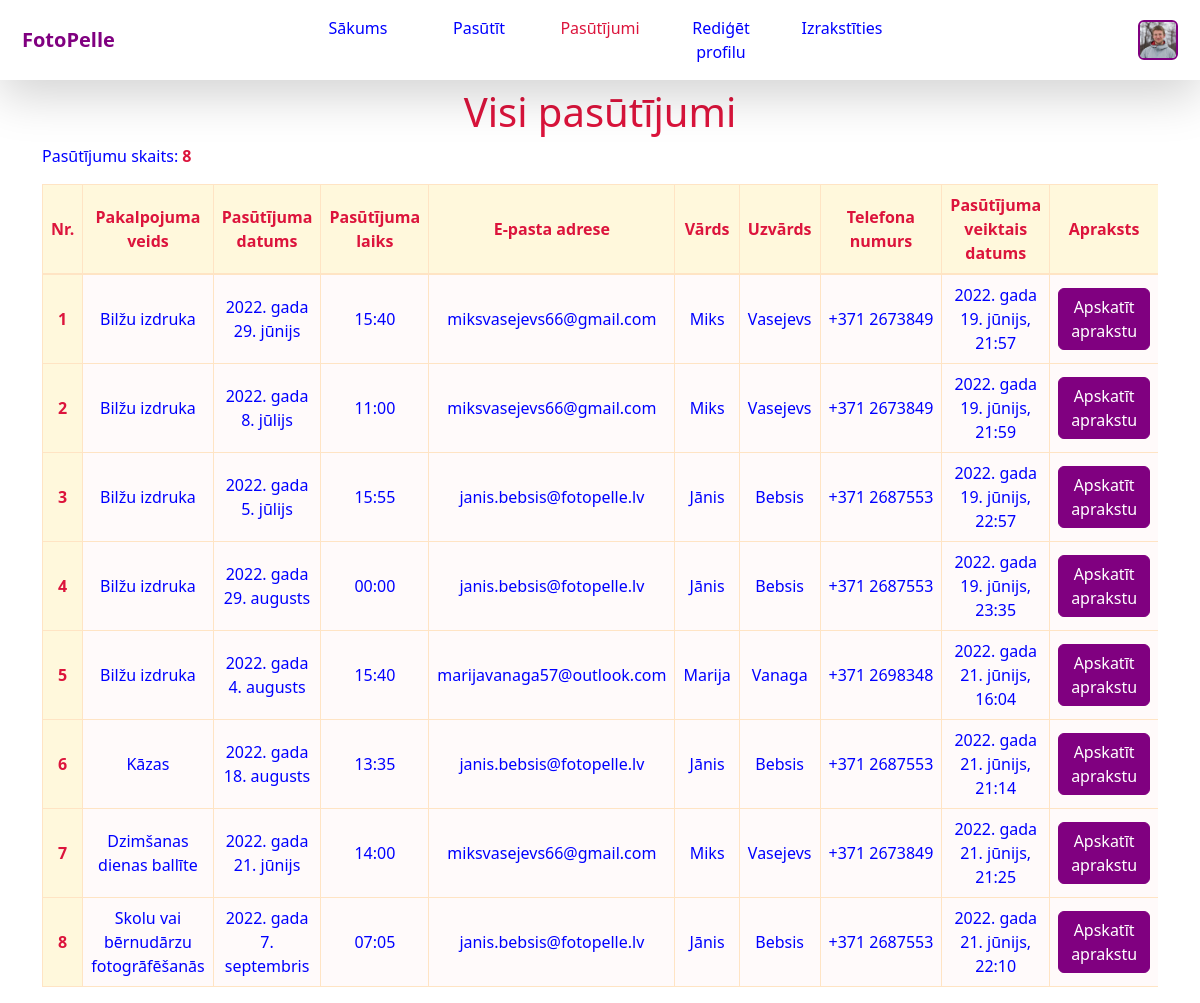
Screenshot of /pasutijumi/ (signed in) with the database file from the repository.
### lietotaji/models.py (models this page shows, shortened)
class Lietotajs(AbstractBaseUser):
    epasts = models.EmailField(max_length=64, primary_key=True, verbose_name="e-pasts")
    USERNAME_FIELD = 'epasts'
    is_active = models.BooleanField(default=True, verbose_name="ir aktīvs")  # Var pieslēgties
    is_admin = models.BooleanField(default=False, verbose_name="ir administrators")
    is_staff = models.BooleanField(default=False, verbose_name="ir personāls")  # Piekļuve administratora vietnei
    is_superuser = models.BooleanField(default=False, verbose_name="ir superlietotājs")  # Ir visas atļaujas (tās specifiski nenorādot)
    vards = models.CharField(max_length=32, verbose_name="vārds")
    uzvards = models.CharField(max_length=32, verbose_name="uzvārds")
    telefona_numurs = models.CharField(max_length=15)
    profila_bilde = models.ImageField(default='profila_bilde/noklusējuma_profila_bilde.png',
                                      upload_to=lietotaja_profila_bildes_cels)
    objects = LietotajaParvaldnieks()
    def ir_fotografs(self):
        try:
            if Fotografs.objects.get(lietotajs=self):
                return True
        except:
            return False
    ir_fotografs.boolean = True
    class Meta:
        verbose_name = "Lietotājs"
        verbose_name_plural = "Lietotāji"

### pakalpojumi/models.py (models this page shows, shortened)
class Pasutijums(models.Model):
    id = models.AutoField(primary_key=True)
    aktivs = models.BooleanField(default=True, verbose_name="aktīvs")
    pasutijuma_veiktais_datums = models.DateTimeField(auto_now_add=True, verbose_name="pasūtījuma veiktais datums")
    pasutijuma_datums = models.DateField(verbose_name="pasūtījuma datums")
    pasutijuma_laiks = models.TimeField(verbose_name="pasūtījuma laiks")
    apraksts = models.TextField(null=True)
    kopeja_cena = models.FloatField(null=True, verbose_name="kopējā cena")
    lietotajs = models.ForeignKey(Lietotajs, to_field="epasts", on_delete=models.CASCADE, verbose_name="lietotājs")
    pakalpojuma_veids = models.ForeignKey(PakalpojumaVeids, to_field="nosaukums", on_delete=models.SET_NULL, null=True)
    fotografs = models.ForeignKey(Fotografs, to_field="lietotajs", on_delete=models.SET_NULL, null=True,
                                  verbose_name="fotogrāfs")
    class Meta:
        verbose_name = "Pasūtījums"
        verbose_name_plural = "Pasūtījumi"

class PakalpojumaVeids(models.Model):
    nosaukums = models.CharField(primary_key=True, max_length=128)
    apraksts = models.TextField()
    cena = models.FloatField()
    def __str__(self):
        return self.nosaukums
    class Meta:
        verbose_name = "Pakalpojuma veids"
        verbose_name_plural = "Pakalpojuma veidi"

### pakalpojumi/views.py (the view)
# urls.py: path('pasutijumi/', views.pasutijumi, name="pasūtījumi"),
def pasutijumi(request):
    if request.user.is_anonymous is False:
        if Fotografs.objects.filter(lietotajs=request.user.epasts).exists() or request.user.is_superuser:
            virsraksts = "Visi pasūtījumi"
            vaicajums = Pasutijums.objects.all()
            ir_fotografs = True
        else:
            virsraksts = "Mani pasūtījumi"
            vaicajums = Pasutijums.objects.filter(lietotajs=request.user)
            ir_fotografs = False
        skaits = vaicajums.count()
        return render(request, 'pasutijumi.html', {"pasutijumi": vaicajums, "virsraksts": virsraksts, "skaits": skaits, "diapazona": range(int(skaits)), "ir_fotografs": ir_fotografs})
    else:
        return redirect("/")

### pakalpojumi/templatetags/iegut_pasutijumu.py (called while the page is built)
@register.filter(name="iegut_pasutijumu")
def iegut_pasutijumu(pasutijuma_saraksts, i):
    try:
        return pasutijuma_saraksts[int(i)]
    except:
        return None

### pakalpojumi/templatetags/izdailot_telefona_numuru.py (called while the page is built)
@register.filter(name="izdailot_telefona_numuru")
def izdailot_telefona_numuru(telefona_numurs):
    try:
        telefona_numurs = telefona_numurs.replace("-","")
        if "+371 " in telefona_numurs:
            telefona_numurs = telefona_numurs[0:5] + telefona_numurs[4:-1].replace(" ","")
        else:
            telefona_numurs = telefona_numurs.replace(" ","")
        return telefona_numurs
    except:
        return None

### templates/pasutijumi.html (shortened to what this page needs)
{% extends 'pamats.html' %}
{% load iegut_pasutijumu %}
{% load izdailot_telefona_numuru %}
{% block body %}
    <div class="container">
        <h1>{{ virsraksts }}</h1>
        <p>Pasūtījumu skaits: <strong>{{ skaits }}</strong></p>
        <div class="table-responsive">
            <table class="table table-bordered">
                <thead class="tabulas_galvene align-middle">
                    <tr>
                        <th scope="col" data-field="nr">Nr.</th>
                        <th scope="col" data-field="pakalpojuma_veids">Pakalpojuma veids</th>
                        <th scope="col" data-field="pasutijuma_datums">Pasūtījuma datums</th>
                        <th scope="col" data-field="pasutijuma_laiks">Pasūtījuma laiks</th>
                        {% if ir_fotografs %}
                        <th scope="col" data-field="lietotaja_epasta_adrese">E-pasta adrese</th>
                        <th scope="col" data-field="lietotaja_vards">Vārds</th>
                        <th scope="col" data-field="lietotaja_uzvards">Uzvārds</th>
                        <th scope="col" data-field="lietotaja_telefona_numurs">Telefona numurs</th>
                        <th scope="col" data-field="pasutijuma_veiktais_datums">Pasūtījuma veiktais datums</th>
                        {% endif %}
                        <th scope="col" data-field="apraksts">Apraksts</th>
                    </tr>
                </thead>
                <tbody class="table-group-divider align-middle">
                    {% for i in diapazona %}
                        {% with pasutijums=pasutijumi|iegut_pasutijumu:i %}
                            <tr>
                                <th scope="row">{{ i|add:"1" }}</th>
                                <td>{{ pasutijums.pakalpojuma_veids }}</td>
                                <td>{{ pasutijums.pasutijuma_datums }}</td>
                                <td>{{ pasutijums.pasutijuma_laiks }}</td>
                                {% if ir_fotografs %}
                                <td>{{ pasutijums.lietotajs.epasts }}</td>
                                <td>{{ pasutijums.lietotajs.vards }}</td>
                                <td>{{ pasutijums.lietotajs.uzvards }}</td>
                                <td style="white-space: nowrap;">{{ pasutijums.lietotajs.telefona_numurs|izdailot_telefona_numuru }}</td>
                                <td>{{ pasutijums.pasutijuma_veiktais_datums }}</td>
                                {% endif %}
                                <td>
                                    <button class="btn" type="button" data-bs-toggle="collapse" data-bs-target="#apraksts_{{ pasutijums.id }}" aria-expanded="false" aria-controls="apraksts_{{ pasutijums.id }}">
                                        Apskatīt aprakstu
                                    </button>
                                </td>
                            </tr>
                        {% endwith %}
                    {% endfor %}
                </tbody>
            </table>
        </div>
    </div>
{% endblock %}

### templates/pamats.html (shortened to what this page needs)
<!DOCTYPE html>
<html lang="lv">
<head>
    <link href="https://cdn.jsdelivr.net/npm/bootstrap@5.2.0-beta1/dist/css/bootstrap.min.css" rel="stylesheet">
    {% load static %}
    <link rel="stylesheet" type="text/css" href="{% static 'css/style.css' %}">
</head>
<body>
<nav class="navbar navbar-expand-lg shadow-lg sticky-top">
    <div class="container-fluid">
        <a class="navbar-brand" href="{% url 'sākumlapa' %}" id="fotopelle">FotoPelle</a>
        <div class="collapse navbar-collapse justify-content-center" id="navigācijas_joslas_pārslēdzējs">
            <ul class="navbar-nav">
                <li class="nav-item"><a class="nav-link {% if request.path == '/' %}active{% endif %}" href="{% url 'sākumlapa' %}">Sākums</a></li>
                {% if user.is_authenticated %}
                <li class="nav-item"><a class="nav-link {% if request.path == '/pasutit/' %}active{% endif %}" href="{% url 'pasūtīt' %}">Pasūtīt</a></li>
                <li class="nav-item"><a class="nav-link {% if request.path == '/pasutijumi/' %}active{% endif %}" href="{% url 'pasūtījumi' %}">Pasūtījumi</a></li>
                <li class="nav-item"><a class="nav-link {% if request.path == '/rediget_profilu/' %}active{% endif %}" href="{% url 'rediģēt profilu' %}">Rediģēt profilu</a></li>
                <li class="nav-item"><a class="nav-link {% if request.path == '/izrakstities/' %}active{% endif %}" href="{% url 'izrakstīties' %}">Izrakstīties</a></li>
                {% endif %}
            </ul>
        </div>
        {% if user.is_authenticated %}
            <img style="margin-right: 10px; object-fit: cover;" class="rounded" id="nav-profila-bilde" width="40" height="40" src="/media/{{ user.profila_bilde }}" alt="">
        {% endif %}
    </div>
</nav>
{% block body %}
{% endblock %}
</body>
</html>

### static/css/style.css (style rules this page uses)
:root { --k1: Crimson; --k2: Blue; --k3: Teal; --k4: Azure; --k5: Purple; --k6: CornSilk; --k7: Bisque; --k8: Snow; }
h1, label, strong, th, h4 { color: var(--k1); }
td, p { color: var(--k2); }
.table { --bs-table-hover-color: var(--k3); --bs-table-hover-bg: white; }
#nav-profila-bilde { border: 2px solid var(--k5); }
.tabulas_galvene, .table th { background: var(--k6); }
.table-group-divider, .table-bordered { border-color: var(--k7); }
.btn { color: white; background: var(--k5); border: 1px solid var(--k5); }
.navbar-nav .nav-link.active { color: var(--k1); }
.navbar { background: white; }
.navbar a { border-radius: 4px; }
.navbar-brand { text-align: left; margin: 0; padding: 0; padding-left: 10px; color: var(--k5); font-weight: bold; z-index: 1; }
#navigācijas_joslas_pārslēdzējs { padding-right: 0; padding-left: 0; }
@media (min-width: 992px) { .nav-link { text-align: center; width: 121px; } }
.nav-link { color: var(--k2); }
.table td, tr { text-align: center; }
.table td { background: var(--k8); }
h1 { text-align: center; margin-top: 8px; }

### rows the page displays
Lietotajs: profila_bilde (picture)
Pasutijums: pakalpojuma_veids "Bilžu izdruka", pasutijuma_datums "2022. gada 29. jūnijs", pasutijuma_laiks "15:40", lietotajs.epasts "miksvasejevs66@gmail.com", lietotajs.vards "Miks", lietotajs.uzvards "Vasejevs", lietotajs.telefona_numurs|izdailot_telefona_numuru "+371 2673849", pasutijuma_veiktais_datums "2022. gada 19. jūnijs, 21:57"
Pasutijums: pakalpojuma_veids "Bilžu izdruka", pasutijuma_datums "2022. gada 8. jūlijs", pasutijuma_laiks "11:00", lietotajs.epasts "miksvasejevs66@gmail.com", lietotajs.vards "Miks", lietotajs.uzvards "Vasejevs", lietotajs.telefona_numurs|izdailot_telefona_numuru "+371 2673849", pasutijuma_veiktais_datums "2022. gada 19. jūnijs, 21:59"
Pasutijums: pakalpojuma_veids "Bilžu izdruka", pasutijuma_datums "2022. gada 5. jūlijs", pasutijuma_laiks "15:55", lietotajs.epasts "janis.bebsis@fotopelle.lv", lietotajs.vards "Jānis", lietotajs.uzvards "Bebsis", lietotajs.telefona_numurs|izdailot_telefona_numuru "+371 2687553", pasutijuma_veiktais_datums "2022. gada 19. jūnijs, 22:57"
Pasutijums: pakalpojuma_veids "Bilžu izdruka", pasutijuma_datums "2022. gada 29. augusts", pasutijuma_laiks "00:00", lietotajs.epasts "janis.bebsis@fotopelle.lv", lietotajs.vards "Jānis", lietotajs.uzvards "Bebsis", lietotajs.telefona_numurs|izdailot_telefona_numuru "+371 2687553", pasutijuma_veiktais_datums "2022. gada 19. jūnijs, 23:35"
Pasutijums: pakalpojuma_veids "Bilžu izdruka", pasutijuma_datums "2022. gada 4. augusts", pasutijuma_laiks "15:40", lietotajs.epasts "marijavanaga57@outlook.com", lietotajs.vards "Marija", lietotajs.uzvards "Vanaga", lietotajs.telefona_numurs|izdailot_telefona_numuru "+371 2698348", pasutijuma_veiktais_datums "2022. gada 21. jūnijs, 16:04"
Pasutijums: pakalpojuma_veids "Kāzas", pasutijuma_datums "2022. gada 18. augusts", pasutijuma_laiks "13:35", lietotajs.epasts "janis.bebsis@fotopelle.lv", lietotajs.vards "Jānis", lietotajs.uzvards "Bebsis", lietotajs.telefona_numurs|izdailot_telefona_numuru "+371 2687553", pasutijuma_veiktais_datums "2022. gada 21. jūnijs, 21:14"
Pasutijums: pakalpojuma_veids "Dzimšanas dienas ballīte", pasutijuma_datums "2022. gada 21. jūnijs", pasutijuma_laiks "14:00", lietotajs.epasts "miksvasejevs66@gmail.com", lietotajs.vards "Miks", lietotajs.uzvards "Vasejevs", lietotajs.telefona_numurs|izdailot_telefona_numuru "+371 2673849", pasutijuma_veiktais_datums "2022. gada 21. jūnijs, 21:25"
Pasutijums: pakalpojuma_veids "Skolu vai bērnudārzu fotogrāfēšanās", pasutijuma_datums "2022. gada 7. septembris", pasutijuma_laiks "07:05", lietotajs.epasts "janis.bebsis@fotopelle.lv", lietotajs.vards "Jānis", lietotajs.uzvards "Bebsis", lietotajs.telefona_numurs|izdailot_telefona_numuru "+371 2687553", pasutijuma_veiktais_datums "2022. gada 21. jūnijs, 22:10"

### other values shown
{{ virsraksts }} "Visi pasūtījumi"
{{ skaits }} "8"
{{ i|add:"1" }} "1" "2" "3" "4" "5" "6" "7" "8"
